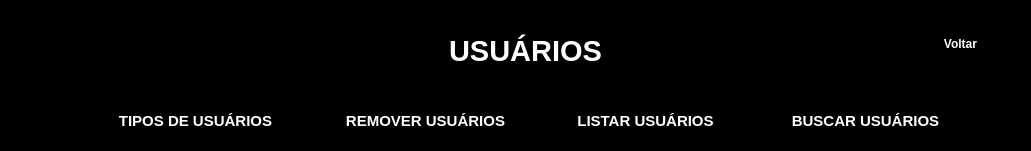
  <widget class="QFrame" name="frame">
   <property name="geometry">
    <rect>
     <x>-30</x>
     <y>0</y>
     <width>1031</width>
     <height>151</height>
    </rect>
   </property>
   <property name="styleSheet">
    <string notr="true">background-color: rgb(0, 0, 0);</string>
   </property>
   <property name="frameShape">
    <enum>QFrame::StyledPanel</enum>
   </property>
   <property name="frameShadow">
    <enum>QFrame::Raised</enum>
   </property>
   <widget class="QPushButton" name="pushButton_2">
    <property name="geometry">
     <rect>
      <x>550</x>
      <y>100</y>
      <width>191</width>
      <height>41</height>
     </rect>
    </property>
    <property name="palette">
     <palette>
      <active>
       <colorrole role="Button">
        <brush brushstyle="SolidPattern">
         <color alpha="255">
          <red>0</red>
          <green>0</green>
          <blue>0</blue>
         </color>
        </brush>
       </colorrole>
       <colorrole role="ButtonText">
        <brush brushstyle="SolidPattern">
         <color alpha="255">
          <red>255</red>
          <green>255</green>
          <blue>255</blue>
         </color>
        </brush>
       </colorrole>
       <colorrole role="Base">
        <brush brushstyle="SolidPattern">
         <color alpha="255">
          <red>0</red>
          <green>0</green>
          <blue>0</blue>
         </color>
        </brush>
       </colorrole>
       <colorrole role="Window">
        <brush brushstyle="SolidPattern">
         <color alpha="255">
          <red>0</red>
          <green>0</green>
          <blue>0</blue>
         </color>
        </brush>
       </colorrole>
      </active>
      <inactive>
       <colorrole role="Button">
        <brush brushstyle="SolidPattern">
         <color alpha="255">
          <red>0</red>
          <green>0</green>
          <blue>0</blue>
         </color>
        </brush>
       </colorrole>
       <colorrole role="ButtonText">
        <brush brushstyle="SolidPattern">
         <color alpha="255">
          <red>255</red>
          <green>255</green>
          <blue>255</blue>
         </color>
        </brush>
       </colorrole>
       <colorrole role="Base">
        <brush brushstyle="SolidPattern">
         <color alpha="255">
          <red>0</red>
          <green>0</green>
          <blue>0</blue>
         </color>
        </brush>
       </colorrole>
       <colorrole role="Window">
        <brush brushstyle="SolidPattern">
         <color alpha="255">
          <red>0</red>
          <green>0</green>
          <blue>0</blue>
         </color>
        </brush>
       </colorrole>
      </inactive>
      <disabled>
       <colorrole role="Button">
        <brush brushstyle="SolidPattern">
         <color alpha="255">
          <red>0</red>
          <green>0</green>
          <blue>0</blue>
         </color>
        </brush>
       </colorrole>
       <colorrole role="ButtonText">
        <brush brushstyle="SolidPattern">
         <color alpha="255">
          <red>120</red>
          <green>120</green>
          <blue>120</blue>
         </color>
        </brush>
       </colorrole>
       <colorrole role="Base">
        <brush brushstyle="SolidPattern">
         <color alpha="255">
          <red>0</red>
          <green>0</green>
          <blue>0</blue>
         </color>
        </brush>
       </colorrole>
       <colorrole role="Window">
        <brush brushstyle="SolidPattern">
         <color alpha="255">
          <red>0</red>
          <green>0</green>
          <blue>0</blue>
         </color>
        </brush>
       </colorrole>
      </disabled>
     </palette>
    </property>
    <property name="font">
     <font>
      <pointsize>11</pointsize>
      <weight>75</weight>
      <bold>true</bold>
     </font>
    </property>
    <property name="cursor">
     <cursorShape>PointingHandCursor</cursorShape>
    </property>
    <property name="text">
     <string>LISTAR USUÁRIOS</string>
    </property>
    <property name="flat">
     <bool>true</bool>
    </property>
   </widget>
   <widget class="QPushButton" name="pushButton_4">
    <property name="geometry">
     <rect>
      <x>300</x>
      <y>100</y>
      <width>251</width>
      <height>41</height>
     </rect>
    </property>
    <property name="palette">
     <palette>
      <active>
       <colorrole role="Button">
        <brush brushstyle="SolidPattern">
         <color alpha="255">
          <red>0</red>
          <green>0</green>
          <blue>0</blue>
         </color>
        </brush>
       </colorrole>
       <colorrole role="ButtonText">
        <brush brushstyle="SolidPattern">
         <color alpha="255">
          <red>255</red>
          <green>255</green>
          <blue>255</blue>
         </color>
        </brush>
       </colorrole>
       <colorrole role="Base">
        <brush brushstyle="SolidPattern">
         <color alpha="255">
          <red>0</red>
          <green>0</green>
          <blue>0</blue>
         </color>
        </brush>
       </colorrole>
       <colorrole role="Window">
        <brush brushstyle="SolidPattern">
         <color alpha="255">
          <red>0</red>
          <green>0</green>
          <blue>0</blue>
         </color>
        </brush>
       </colorrole>
      </active>
      <inactive>
       <colorrole role="Button">
        <brush brushstyle="SolidPattern">
         <color alpha="255">
          <red>0</red>
          <green>0</green>
          <blue>0</blue>
         </color>
        </brush>
       </colorrole>
       <colorrole role="ButtonText">
        <brush brushstyle="SolidPattern">
         <color alpha="255">
          <red>255</red>
          <green>255</green>
          <blue>255</blue>
         </color>
        </brush>
       </colorrole>
       <colorrole role="Base">
        <brush brushstyle="SolidPattern">
         <color alpha="255">
          <red>0</red>
          <green>0</green>
          <blue>0</blue>
         </color>
        </brush>
       </colorrole>
       <colorrole role="Window">
        <brush brushstyle="SolidPattern">
         <color alpha="255">
          <red>0</red>
          <green>0</green>
          <blue>0</blue>
         </color>
        </brush>
       </colorrole>
      </inactive>
      <disabled>
       <colorrole role="Button">
        <brush brushstyle="SolidPattern">
         <color alpha="255">
          <red>0</red>
          <green>0</green>
          <blue>0</blue>
         </color>
        </brush>
       </colorrole>
       <colorrole role="ButtonText">
        <brush brushstyle="SolidPattern">
         <color alpha="255">
          <red>120</red>
          <green>120</green>
          <blue>120</blue>
         </color>
        </brush>
       </colorrole>
       <colorrole role="Base">
        <brush brushstyle="SolidPattern">
         <color alpha="255">
          <red>0</red>
          <green>0</green>
          <blue>0</blue>
         </color>
        </brush>
       </colorrole>
       <colorrole role="Window">
        <brush brushstyle="SolidPattern">
         <color alpha="255">
          <red>0</red>
          <green>0</green>
          <blue>0</blue>
         </color>
        </brush>
       </colorrole>
      </disabled>
     </palette>
    </property>
    <property name="font">
     <font>
      <pointsize>11</pointsize>
      <weight>75</weight>
      <bold>true</bold>
     </font>
    </property>
    <property name="cursor">
     <cursorShape>PointingHandCursor</cursorShape>
    </property>
    <property name="text">
     <string>REMOVER USUÁRIOS</string>
    </property>
    <property name="flat">
     <bool>true</bool>
    </property>
   </widget>
   <widget class="QLabel" name="label">
    <property name="geometry">
     <rect>
      <x>390</x>
      <y>20</y>
      <width>271</width>
      <height>61</height>
     </rect>
    </property>
    <property name="palette">
     <palette>
      <active>
       <colorrole role="WindowText">
        <brush brushstyle="SolidPattern">
         <color alpha="255">
          <red>255</red>
          <green>255</green>
          <blue>255</blue>
         </color>
        </brush>
       </colorrole>
       <colorrole role="Button">
        <brush brushstyle="SolidPattern">
         <color alpha="255">
          <red>0</red>
          <green>0</green>
          <blue>0</blue>
         </color>
        </brush>
       </colorrole>
       <colorrole role="Base">
        <brush brushstyle="SolidPattern">
         <color alpha="255">
          <red>0</red>
          <green>0</green>
          <blue>0</blue>
         </color>
        </brush>
       </colorrole>
       <colorrole role="Window">
        <brush brushstyle="SolidPattern">
         <color alpha="255">
          <red>0</red>
          <green>0</green>
          <blue>0</blue>
         </color>
        </brush>
       </colorrole>
      </active>
      <inactive>
       <colorrole role="WindowText">
        <brush brushstyle="SolidPattern">
         <color alpha="255">
          <red>255</red>
          <green>255</green>
          <blue>255</blue>
         </color>
        </brush>
       </colorrole>
       <colorrole role="Button">
        <brush brushstyle="SolidPattern">
         <color alpha="255">
          <red>0</red>
          <green>0</green>
          <blue>0</blue>
         </color>
        </brush>
       </colorrole>
       <colorrole role="Base">
        <brush brushstyle="SolidPattern">
         <color alpha="255">
          <red>0</red>
          <green>0</green>
          <blue>0</blue>
         </color>
        </brush>
       </colorrole>
       <colorrole role="Window">
        <brush brushstyle="SolidPattern">
         <color alpha="255">
          <red>0</red>
          <green>0</green>
          <blue>0</blue>
         </color>
        </brush>
       </colorrole>
      </inactive>
      <disabled>
       <colorrole role="WindowText">
        <brush brushstyle="SolidPattern">
         <color alpha="255">
          <red>120</red>
          <green>120</green>
          <blue>120</blue>
         </color>
        </brush>
       </colorrole>
       <colorrole role="Button">
        <brush brushstyle="SolidPattern">
         <color alpha="255">
          <red>0</red>
          <green>0</green>
          <blue>0</blue>
         </color>
        </brush>
       </colorrole>
       <colorrole role="Base">
        <brush brushstyle="SolidPattern">
         <color alpha="255">
          <red>0</red>
          <green>0</green>
          <blue>0</blue>
         </color>
        </brush>
       </colorrole>
       <colorrole role="Window">
        <brush brushstyle="SolidPattern">
         <color alpha="255">
          <red>0</red>
          <green>0</green>
          <blue>0</blue>
         </color>
        </brush>
       </colorrole>
      </disabled>
     </palette>
    </property>
    <property name="font">
     <font>
      <pointsize>22</pointsize>
      <weight>75</weight>
      <bold>true</bold>
     </font>
    </property>
    <property name="layoutDirection">
     <enum>Qt::LeftToRight</enum>
    </property>
    <property name="text">
     <string>USUÁRIOS</string>
    </property>
    <property name="scaledContents">
     <bool>false</bool>
    </property>
    <property name="alignment">
     <set>Qt::AlignCenter</set>
    </property>
   </widget>
   <widget class="QPushButton" name="pushButton_6">
    <property name="geometry">
     <rect>
      <x>920</x>
      <y>30</y>
      <width>81</width>
      <height>28</height>
     </rect>
    </property>
    <property name="palette">
     <palette>
      <active>
       <colorrole role="Button">
        <brush brushstyle="SolidPattern">
         <color alpha="255">
          <red>0</red>
          <green>0</green>
          <blue>0</blue>
         </color>
        </brush>
       </colorrole>
       <colorrole role="Midlight">
        <brush brushstyle="SolidPattern">
         <color alpha="255">
          <red>0</red>
          <green>0</green>
          <blue>0</blue>
         </color>
        </brush>
       </colorrole>
       <colorrole role="Text">
        <brush brushstyle="SolidPattern">
         <color alpha="255">
          <red>255</red>
          <green>255</green>
          <blue>255</blue>
         </color>
        </brush>
       </colorrole>
       <colorrole role="ButtonText">
        <brush brushstyle="SolidPattern">
         <color alpha="255">
          <red>255</red>
          <green>255</green>
          <blue>255</blue>
         </color>
        </brush>
       </colorrole>
       <colorrole role="Base">
        <brush brushstyle="SolidPattern">
         <color alpha="255">
          <red>0</red>
          <green>0</green>
          <blue>0</blue>
         </color>
        </brush>
       </colorrole>
       <colorrole role="Window">
        <brush brushstyle="SolidPattern">
         <color alpha="255">
          <red>0</red>
          <green>0</green>
          <blue>0</blue>
         </color>
        </brush>
       </colorrole>
      </active>
      <inactive>
       <colorrole role="Button">
        <brush brushstyle="SolidPattern">
         <color alpha="255">
          <red>0</red>
          <green>0</green>
          <blue>0</blue>
         </color>
        </brush>
       </colorrole>
       <colorrole role="Midlight">
        <brush brushstyle="SolidPattern">
         <color alpha="255">
          <red>0</red>
          <green>0</green>
          <blue>0</blue>
         </color>
        </brush>
       </colorrole>
       <colorrole role="Text">
        <brush brushstyle="SolidPattern">
         <color alpha="255">
          <red>255</red>
          <green>255</green>
          <blue>255</blue>
         </color>
        </brush>
       </colorrole>
       <colorrole role="ButtonText">
        <brush brushstyle="SolidPattern">
         <color alpha="255">
          <red>255</red>
          <green>255</green>
          <blue>255</blue>
         </color>
        </brush>
       </colorrole>
       <colorrole role="Base">
        <brush brushstyle="SolidPattern">
         <color alpha="255">
          <red>0</red>
          <green>0</green>
          <blue>0</blue>
         </color>
        </brush>
       </colorrole>
       <colorrole role="Window">
        <brush brushstyle="SolidPattern">
         <color alpha="255">
          <red>0</red>
          <green>0</green>
          <blue>0</blue>
         </color>
        </brush>
       </colorrole>
      </inactive>
      <disabled>
       <colorrole role="Button">
        <brush brushstyle="SolidPattern">
         <color alpha="255">
          <red>0</red>
          <green>0</green>
          <blue>0</blue>
         </color>
        </brush>
       </colorrole>
       <colorrole role="Midlight">
        <brush brushstyle="SolidPattern">
         <color alpha="255">
          <red>0</red>
          <green>0</green>
          <blue>0</blue>
         </color>
        </brush>
       </colorrole>
       <colorrole role="Text">
        <brush brushstyle="SolidPattern">
         <color alpha="255">
          <red>120</red>
          <green>120</green>
          <blue>120</blue>
         </color>
        </brush>
       </colorrole>
       <colorrole role="ButtonText">
        <brush brushstyle="SolidPattern">
         <color alpha="255">
          <red>120</red>
          <green>120</green>
          <blue>120</blue>
         </color>
        </brush>
       </colorrole>
       <colorrole role="Base">
        <brush brushstyle="SolidPattern">
         <color alpha="255">
          <red>0</red>
          <green>0</green>
          <blue>0</blue>
         </color>
        </brush>
       </colorrole>
       <colorrole role="Window">
        <brush brushstyle="SolidPattern">
         <color alpha="255">
          <red>0</red>
          <green>0</green>
          <blue>0</blue>
         </color>
        </brush>
       </colorrole>
      </disabled>
     </palette>
    </property>
    <property name="font">
     <font>
      <pointsize>9</pointsize>
      <weight>75</weight>
      <bold>true</bold>
     </font>
    </property>
    <property name="cursor">
     <cursorShape>PointingHandCursor</cursorShape>
    </property>
    <property name="text">
     <string>Voltar</string>
    </property>
    <property name="default">
     <bool>false</bool>
    </property>
    <property name="flat">
     <bool>true</bool>
    </property>
   </widget>
   <widget class="QPushButton" name="pushButton_5">
    <property name="geometry">
     <rect>
      <x>770</x>
      <y>100</y>
      <width>191</width>
      <height>41</height>
     </rect>
    </property>
    <property name="palette">
     <palette>
      <active>
       <colorrole role="Button">
        <brush brushstyle="SolidPattern">
         <color alpha="255">
          <red>0</red>
          <green>0</green>
          <blue>0</blue>
         </color>
        </brush>
       </colorrole>
       <colorrole role="ButtonText">
        <brush brushstyle="SolidPattern">
         <color alpha="255">
          <red>255</red>
          <green>255</green>
          <blue>255</blue>
         </color>
        </brush>
       </colorrole>
       <colorrole role="Base">
        <brush brushstyle="SolidPattern">
         <color alpha="255">
          <red>0</red>
          <green>0</green>
          <blue>0</blue>
         </color>
        </brush>
       </colorrole>
       <colorrole role="Window">
        <brush brushstyle="SolidPattern">
         <color alpha="255">
          <red>0</red>
          <green>0</green>
          <blue>0</blue>
         </color>
        </brush>
       </colorrole>
      </active>
      <inactive>
       <colorrole role="Button">
        <brush brushstyle="SolidPattern">
         <color alpha="255">
          <red>0</red>
          <green>0</green>
          <blue>0</blue>
         </color>
        </brush>
       </colorrole>
       <colorrole role="ButtonText">
        <brush brushstyle="SolidPattern">
         <color alpha="255">
          <red>255</red>
          <green>255</green>
          <blue>255</blue>
         </color>
        </brush>
       </colorrole>
       <colorrole role="Base">
        <brush brushstyle="SolidPattern">
         <color alpha="255">
          <red>0</red>
          <green>0</green>
          <blue>0</blue>
         </color>
        </brush>
       </colorrole>
       <colorrole role="Window">
        <brush brushstyle="SolidPattern">
         <color alpha="255">
          <red>0</red>
          <green>0</green>
          <blue>0</blue>
         </color>
        </brush>
       </colorrole>
      </inactive>
      <disabled>
       <colorrole role="Button">
        <brush brushstyle="SolidPattern">
         <color alpha="255">
          <red>0</red>
          <green>0</green>
          <blue>0</blue>
         </color>
        </brush>
       </colorrole>
       <colorrole role="ButtonText">
        <brush brushstyle="SolidPattern">
         <color alpha="255">
          <red>120</red>
          <green>120</green>
          <blue>120</blue>
         </color>
        </brush>
       </colorrole>
       <colorrole role="Base">
        <brush brushstyle="SolidPattern">
         <color alpha="255">
          <red>0</red>
          <green>0</green>
          <blue>0</blue>
         </color>
        </brush>
       </colorrole>
       <colorrole role="Window">
        <brush brushstyle="SolidPattern">
         <color alpha="255">
          <red>0</red>
          <green>0</green>
          <blue>0</blue>
         </color>
        </brush>
       </colorrole>
      </disabled>
     </palette>
    </property>
    <property name="font">
     <font>
      <pointsize>11</pointsize>
      <weight>75</weight>
      <bold>true</bold>
     </font>
    </property>
    <property name="cursor">
     <cursorShape>PointingHandCursor</cursorShape>
    </property>
    <property name="text">
     <string>BUSCAR USUÁRIOS</string>
    </property>
    <property name="flat">
     <bool>true</bool>
    </property>
   </widget>
   <widget class="QPushButton" name="pushButton_3">
    <property name="geometry">
     <rect>
      <x>100</x>
      <y>100</y>
      <width>191</width>
      <height>41</height>
     </rect>
    </property>
    <property name="palette">
     <palette>
      <active>
       <colorrole role="Button">
        <brush brushstyle="SolidPattern">
         <color alpha="255">
          <red>0</red>
          <green>0</green>
          <blue>0</blue>
         </color>
        </brush>
       </colorrole>
       <colorrole role="ButtonText">
        <brush brushstyle="SolidPattern">
         <color alpha="255">
          <red>255</red>
          <green>255</green>
          <blue>255</blue>
         </color>
        </brush>
       </colorrole>
       <colorrole role="Base">
        <brush brushstyle="SolidPattern">
         <color alpha="255">
          <red>0</red>
          <green>0</green>
          <blue>0</blue>
         </color>
        </brush>
       </colorrole>
       <colorrole role="Window">
        <brush brushstyle="SolidPattern">
         <color alpha="255">
          <red>0</red>
          <green>0</green>
          <blue>0</blue>
         </color>
        </brush>
       </colorrole>
      </active>
      <inactive>
       <colorrole role="Button">
        <brush brushstyle="SolidPattern">
         <color alpha="255">
          <red>0</red>
          <green>0</green>
          <blue>0</blue>
         </color>
        </brush>
       </colorrole>
       <colorrole role="ButtonText">
        <brush brushstyle="SolidPattern">
         <color alpha="255">
          <red>255</red>
          <green>255</green>
          <blue>255</blue>
         </color>
        </brush>
       </colorrole>
       <colorrole role="Base">
        <brush brushstyle="SolidPattern">
         <color alpha="255">
          <red>0</red>
          <green>0</green>
          <blue>0</blue>
         </color>
        </brush>
       </colorrole>
       <colorrole role="Window">
        <brush brushstyle="SolidPattern">
         <color alpha="255">
          <red>0</red>
          <green>0</green>
          <blue>0</blue>
         </color>
        </brush>
       </colorrole>
      </inactive>
      <disabled>
       <colorrole role="Button">
        <brush brushstyle="SolidPattern">
         <color alpha="255">
          <red>0</red>
          <green>0</green>
          <blue>0</blue>
         </color>
        </brush>
       </colorrole>
       <colorrole role="ButtonText">
        <brush brushstyle="SolidPattern">
         <color alpha="255">
          <red>120</red>
          <green>120</green>
          <blue>120</blue>
         </color>
        </brush>
       </colorrole>
       <colorrole role="Base">
        <brush brushstyle="SolidPattern">
         <color alpha="255">
          <red>0</red>
          <green>0</green>
          <blue>0</blue>
         </color>
        </brush>
       </colorrole>
       <colorrole role="Window">
        <brush brushstyle="SolidPattern">
         <color alpha="255">
          <red>0</red>
          <green>0</green>
          <blue>0</blue>
         </color>
        </brush>
       </colorrole>
      </disabled>
     </palette>
    </property>
    <property name="font">
     <font>
      <pointsize>11</pointsize>
      <weight>75</weight>
      <bold>true</bold>
     </font>
    </property>
    <property name="cursor">
     <cursorShape>PointingHandCursor</cursorShape>
    </property>
    <property name="text">
     <string>TIPOS DE USUÁRIOS</string>
    </property>
    <property name="flat">
     <bool>true</bool>
    </property>
   </widget>
  </widget>
